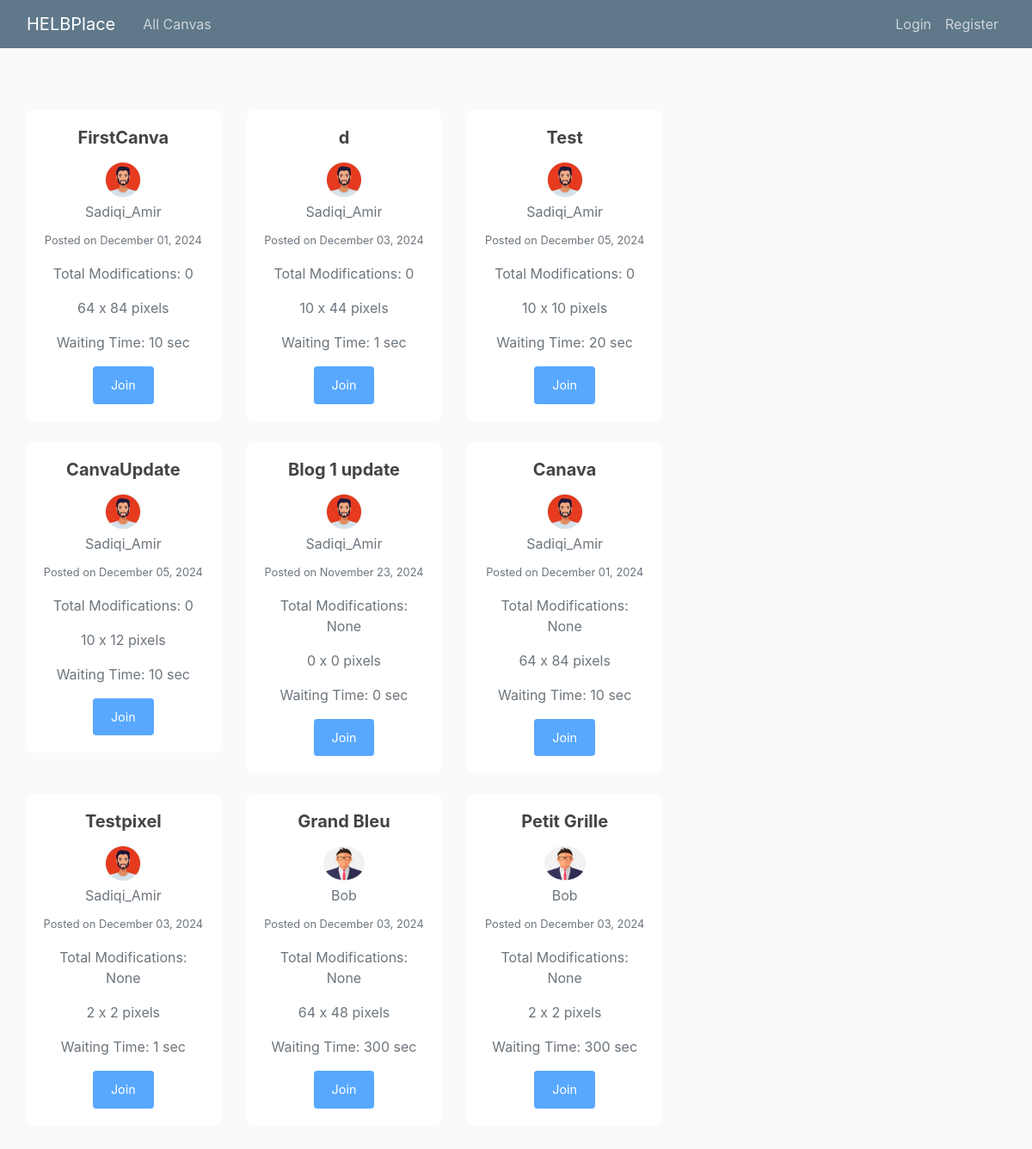
/, run on an earlier commit of the app's database.
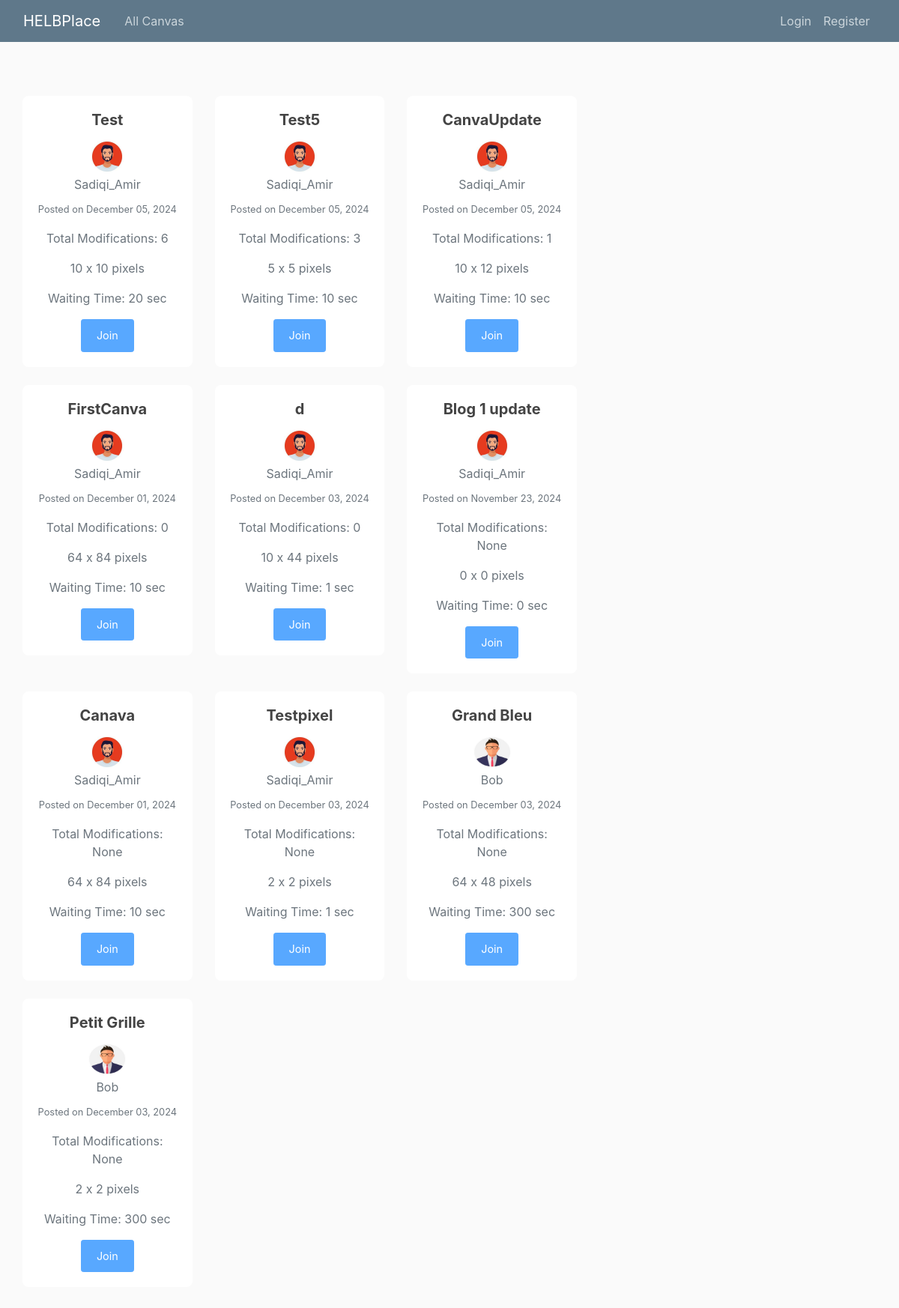
And on a later commit of the database.
### blog/models.py (models this page shows, shortened)
class Canva(models.Model):
    title = models.CharField(max_length=100)
    sizeHeight = models.IntegerField()
    sizeWidth = models.IntegerField()
    timer = models.IntegerField()
    date_posted = models.DateTimeField(default=timezone.now)
    author = models.ForeignKey(User, on_delete=models.CASCADE)

### users/models.py (models this page shows, shortened)
class Profile(models.Model):
    user=models.OneToOneField(User, on_delete=models.CASCADE) # one-to-one relationship with User model and oneToOneField is used to delete theprofile when the user is deleted
    image=models.ImageField(default='default.jpg', upload_to='profile_pics') # image field to store profile picture

### blog/views.py (the view)
# urls.py: path('', views.home, name='home'),
def home(request):
    canvases = Canva.objects.annotate(
        total_modifications=Sum('useraction__modification_count')
    ).order_by('-total_modifications')
    return render(request, 'blog/home.html', {'canvases': canvases})

### blog/templates/blog/home.html (shortened to what this page needs)
{% extends "blog/base.html" %}
{% block content %}
<div class="container my-5">
  <div class="row">
    {% for canva in canvases %}
    <div class="col-md-4 mb-4">
      <div class="card shadow-sm">
        <div class="card-body">
          <h5 class="card-title text-center">{{ canva.title }}</h5>
          <div class="text-center mb-2">
            <img class="rounded-circle" src="{{ canva.author.profile.image.url }}" alt="{{ canva.author }}" style="width: 50px; height: 50px;">
            <p class="text-muted mb-0">{{ canva.author }}</p>
          </div>
          <p class="text-muted text-center"><small>Posted on {{ canva.date_posted|date:"F d, Y" }}</small></p>
          <p class="text-center text-muted">Total Modifications: {{ canva.total_modifications }}</p>
          <p class="text-center text-muted">{{ canva.sizeHeight }} x {{ canva.sizeWidth }} pixels</p>
          <p class="text-center text-muted">Waiting Time: {{ canva.timer }} sec</p>
          <div class="d-flex justify-content-center">
            {% if user.is_authenticated %}
              <a href="{% url 'canva-detail' canva.id %}" class="btn btn-primary btn-sm">Join</a>
            {% else %}
              <button class="btn btn-primary btn-sm" disabled>Join</button>
            {% endif %}
          </div>
        </div>
      </div>
    </div>
    {% endfor %}
  </div>
</div>
{% endblock content %}

What changed in the data, as far as the page shows it:
shown differently, row unchanged: Canva "Test": total_modifications "0" → "6"; moves up the list
added Canva: title "Test5", author.profile.image (picture), author "Sadiqi_Amir", date_posted "December 05, 2024", total_modifications "3", sizeHeight "5", sizeWidth "5", timer "10"
shown differently, row unchanged: Canva "CanvaUpdate": total_modifications "0" → "1"; moves up the list
